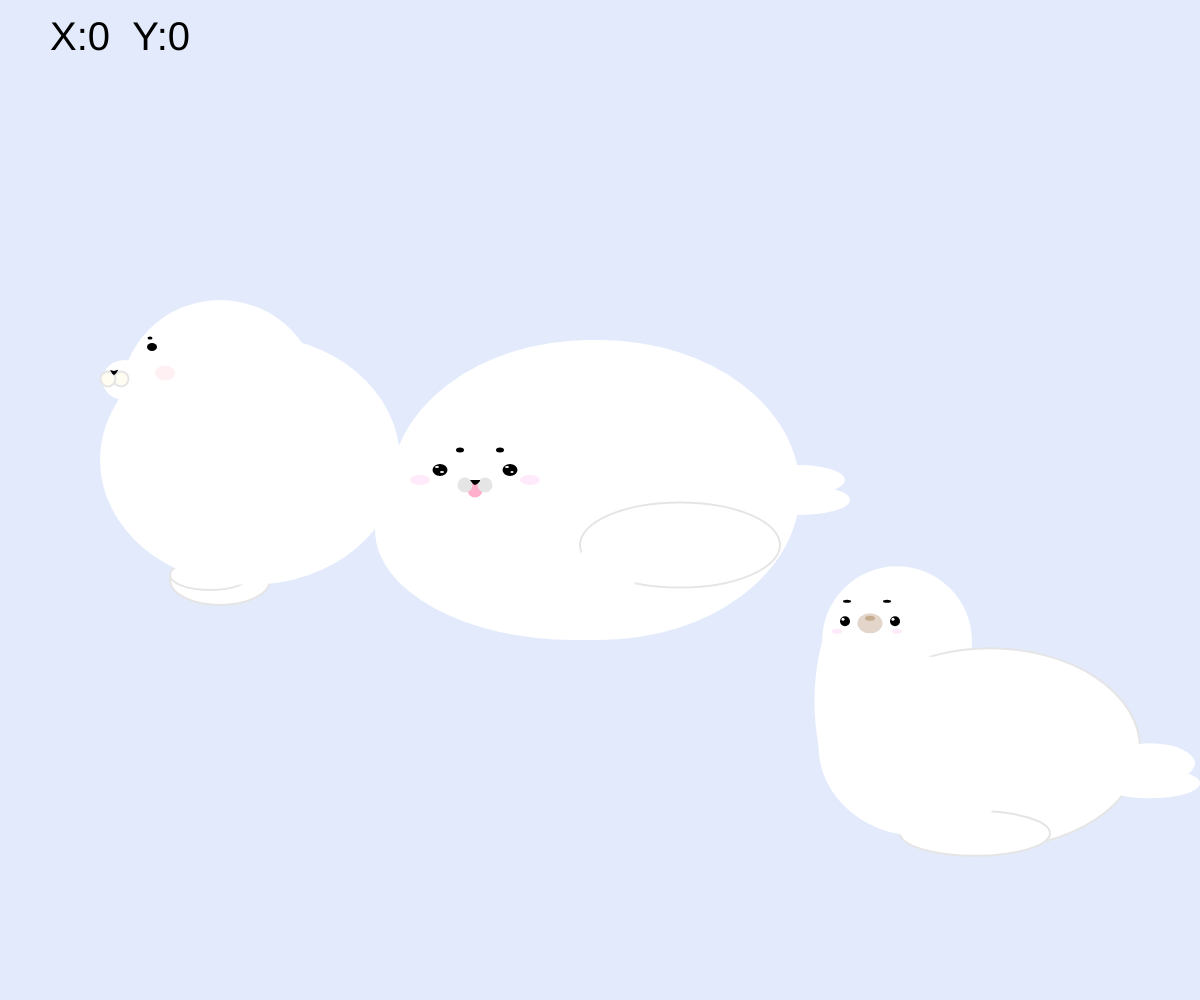
Frame 1 (no input)
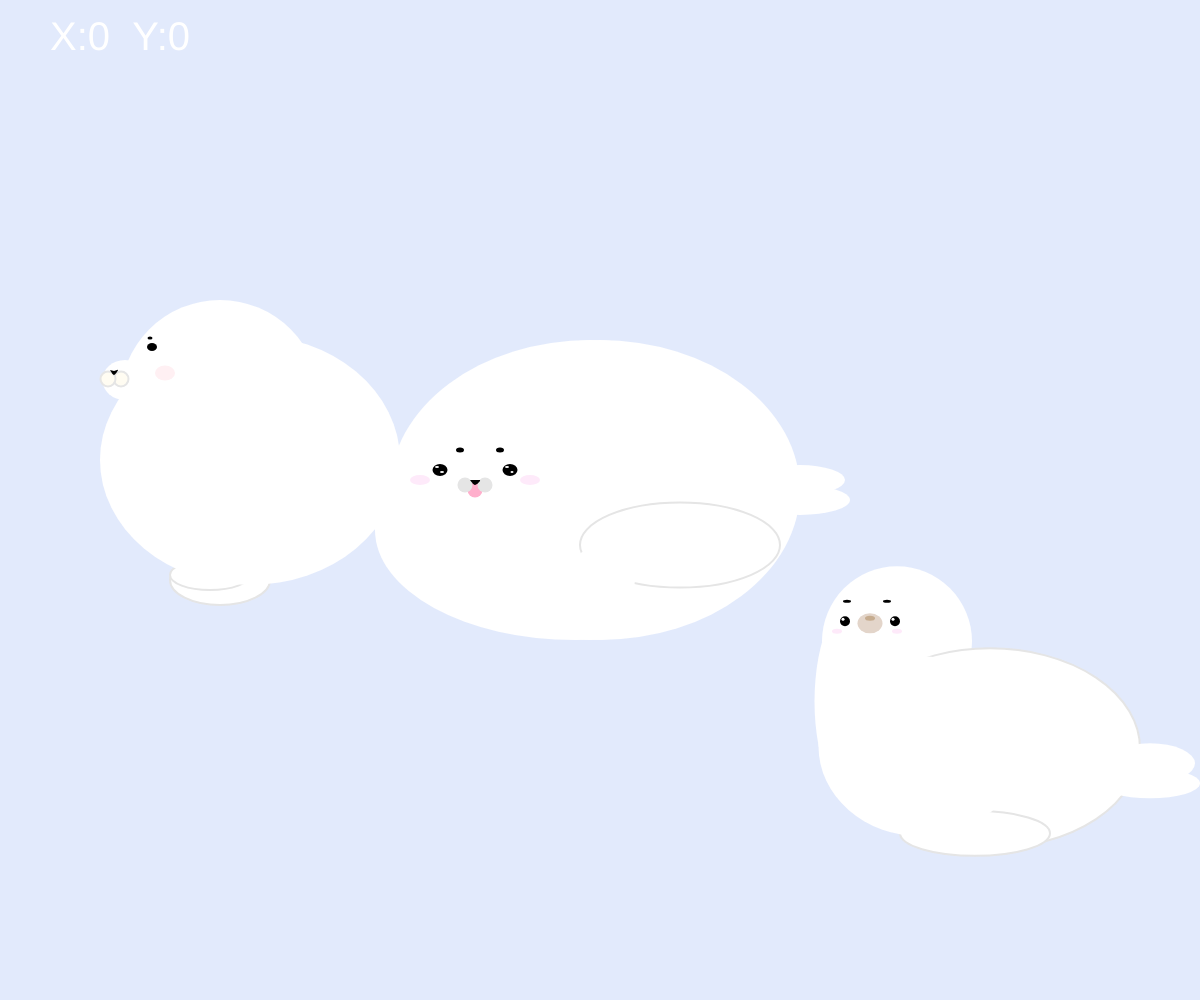
Frame 60 (no input)
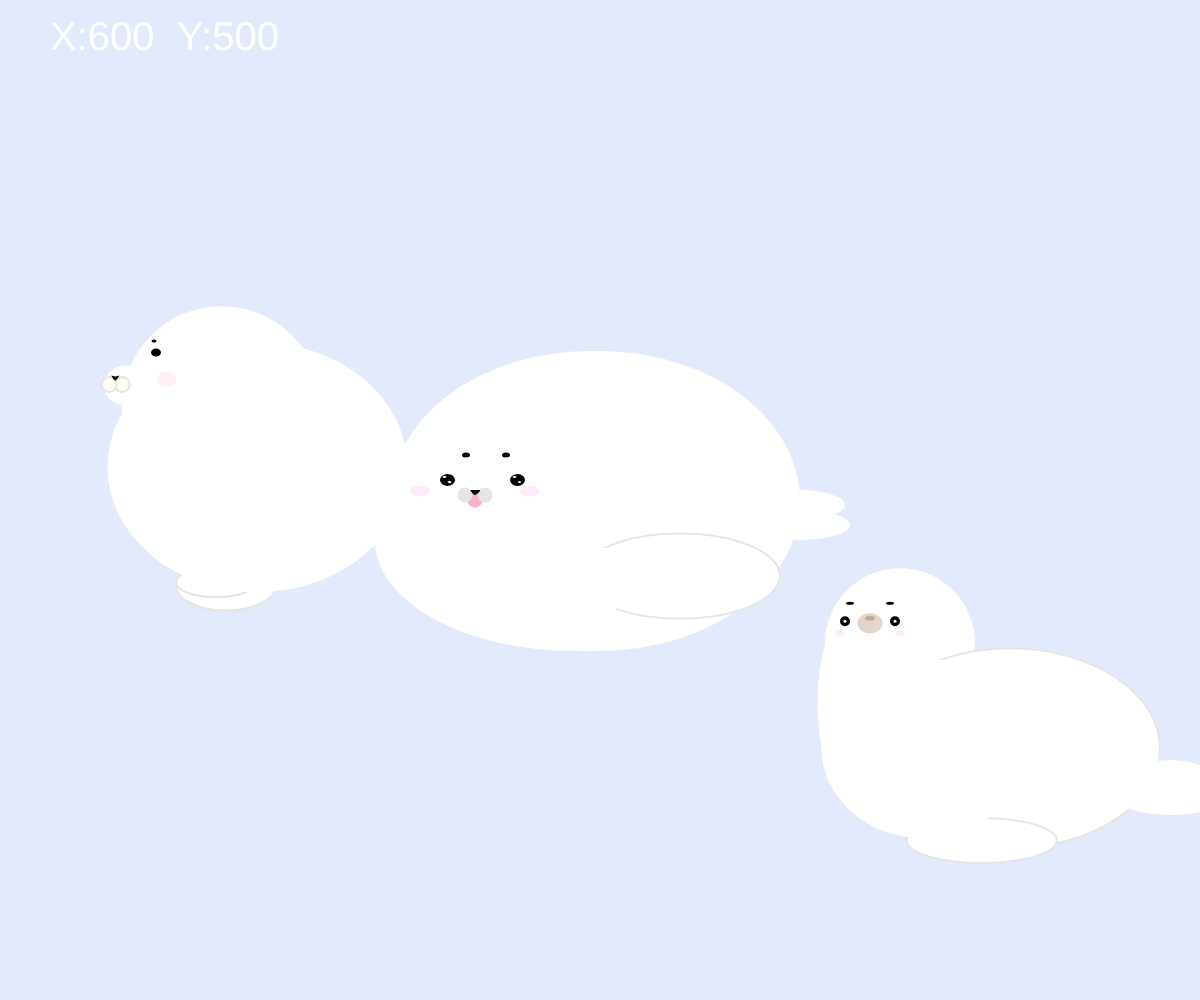
Frame 120 (the mouse pressed at the canvas centre since frame 60)

The p5.js sketch that drew these frames (run headless with seeded random() and noise() and a simulated clock; from frame 60 on, the mouse is pressed at the canvas centre):

// p5.js sketch
// ── sketch.js
function setup() {
  createCanvas(windowWidth,windowHeight);
}

function draw() {
  background("#E2EAFC");
  textSize(40)
  text("X:"+mouseX+"  Y:"+mouseY,50,50)
  

  //最左邊的海豹
   fill("#FF1E6")
   stroke("#E5E5E5")
   strokeWeight(2)
   ellipse(220+mouseX/100,580+mouseY/90,100,50)//D taill
   ellipse(210+mouseX/100,575+mouseY/70,80,30)//U taill
    
   fill("#FF1E6")
   noStroke()
   ellipse(220+mouseX/350,400+mouseY/80,200)//head
   ellipse(250+mouseX/80,460+mouseY/70,300,250)//body
   ellipse(125+mouseX/500,380+mouseY/90,45,40)//mouth
 
   stroke("#E5E5E5")
   strokeWeight(2)
   fill("#fffcf2")
   ellipse(121+mouseX/500,379+mouseY/90,15)//nouse R
   ellipse(108+mouseX/500,379+mouseY/90,15)//nouse L
   
   fill(0)
   noStroke()
   ellipse(155+map(mouseX,0,width,-3,5),350+map(mouseY,0,height,-3,8),10,8)//eye
   ellipse(153+map(mouseX,0,width,-3,5),340+map(mouseY,0,height,-2,4),5,3)//眉毛

   fill("#fff0f3")
   ellipse(165+mouseX/350,373+mouseY/80,20,15)//腮紅R
   

beginShape() //nose           
   fill(0)
   strokeWeight(2)
   curveVertex(110+mouseX/500,370+mouseY/90) 
   curveVertex(114+mouseX/500,371+mouseY/90)
   curveVertex(118+mouseX/500,370+mouseY/90)  
   curveVertex(114+mouseX/500,375+mouseY/90)
endShape(CLOSE)

   


    //中間的海豹
    translate(width/2,height/2)
    fill("#FF1E6")
    noStroke()
    ellipse(0,0+map(mouseY,0,height,-10,12),400,300)
    ellipse(-25,40+map(mouseY,0,height,-10,12),400,220)
    ellipse(-10,0+map(mouseY,0,height,-10,12),400,300)//左
    ellipse(200,-20+mouseY/20,90,30)//up tail
    ellipse(200,0+mouseY/20,100,30)//down tail
    
    fill(0)
    ellipse(-160+mouseX/80,-30+mouseY/50,15,12)//lefe eye B
    ellipse(-90+mouseX/80,-30+mouseY/50,15,12)//right eye B 
    ellipse(-140+mouseX/100,-50+mouseY/100,8,5)//眉毛左
    ellipse(-100+mouseX/100,-50+mouseY/100,8,5)//眉毛右
    
    fill(255)
    ellipse(-163+mouseX/80,-33+mouseY/50,4,2)//lefe eye W U
    ellipse(-93+mouseX/80,-33+mouseY/50,4,2)//right eye W U
    ellipse(-158+mouseX/80,-28+mouseY/50,4,2)//lefe eye W D
    ellipse(-88+mouseX/80,-28+mouseY/50,3,2)//right eye W D
    
    noStroke()
    fill("#FFAFCC")
    ellipse(-125,-10+mouseY/50,15)//mouth pinck

    noStroke()
    strokeWeight(2)
    fill("#E5E5E5")
    ellipse(-115,-15+mouseY/50,15)//mouth right
    ellipse(-135,-15+mouseY/50,15)//moutk left

    stroke("#E5E5E5")
    fill("#FF1E6")
    ellipse(80,95+map(mouseY,0,height,-50,12),200,85)//hand
    
    fill("#FF1E6")
    noStroke()
    ellipse(0,80,70,65)//遮手
    fill("#feeafa")
    ellipse(-180,-10+map(mouseY,0,height,-10,12),20,10)//腮紅L
    ellipse(-70,-10+map(mouseY,0,height,-10,12),20,10)//腮紅R

beginShape() //nose           
   fill(0)
   curveVertex(-130,-20+mouseY/50) 
   curveVertex(-120,-20+mouseY/50)  
   curveVertex(-125,-15+mouseY/50)
endShape(CLOSE)
   

  //右邊的海豹ㄋ
   translate(width/3,height/3)
   fill("#FF1E6")
   noStroke()
   ellipse(-100+map(mouseX,0,width,-3,3),-190+map(mouseY,0,height,-2,2),150)//head
   //fill(0)
   ellipse(-130+map(mouseX,0,width,-3,3),-130+map(mouseY,0,height,-2,2),105,230)//left body
   stroke("#E5E5E5")
   ellipse(-10+mouseX/30,-85,300,200)//right body
   fill("#FF1E6")
   noStroke()
   ellipse(150+mouseX/30,-50+mouseY/30,100,30)//D taill
   ellipse(150+mouseX/30,-70+mouseY/30,90,40)//U taill
   //fill(0)
   fill("#FF1E6")
   stroke("#E5E5E5")
   ellipse(-25+mouseX/90,0+mouseY/70,150,45)//hand
   fill("#FF1E6")
   noStroke()
   ellipse(-76+map(mouseX,0,width,-3,3),-85+map(mouseY,0,height,-2,2),205,180)//middle body
   
   fill("#E3D5CA")
   ellipse(-130,-210,25,20)//big nose
   fill("#C6AC8F")
   ellipse(-130,-215,10,5)//small nose
   fill("#feeafa")
   ellipse(-160+map(mouseX,0,width,-3,3),-200+map(mouseY,0,height,-2,2),10,5)//腮紅L
   ellipse(-100+map(mouseX,0,width,-3,3),-200+map(mouseY,0,height,-2,2),10,5)//腮紅R

   fill(0)
   ellipse(-150+map(mouseX,0,width,-3,3),-230+map(mouseY,0,height,-2,2),8,3)//眉眉毛 L
   ellipse(-110+map(mouseX,0,width,-3,3),-230+map(mouseY,0,height,-2,2),8,3)//眉眉毛 R
   ellipse(-155,-212,10)//eye L
   ellipse(-105,-212,10)//eye R
   
   fill("#FF1E6")
   ellipse(-155+map(mouseX,0,width,-2,2),-212+map(mouseY,0,height,-2,2),3)//eye L
   ellipse(-105+map(mouseX,0,width,-2,2),-212+map(mouseY,0,height,-2,2),3)//eye R
  



pop()


  }

 
